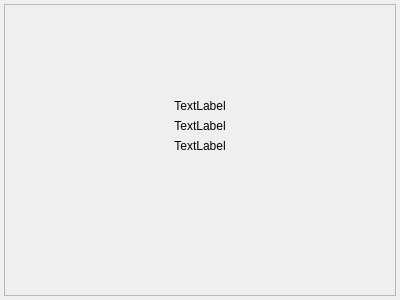
<?xml version="1.0" encoding="UTF-8"?>
<ui version="4.0">
 <class>about</class>
 <widget class="QWidget" name="about">
  <property name="geometry">
   <rect>
    <x>0</x>
    <y>0</y>
    <width>400</width>
    <height>300</height>
   </rect>
  </property>
  <property name="windowTitle">
   <string>Form</string>
  </property>
  <layout class="QVBoxLayout" name="verticalLayout_2">
   <property name="leftMargin">
    <number>4</number>
   </property>
   <property name="topMargin">
    <number>4</number>
   </property>
   <property name="rightMargin">
    <number>4</number>
   </property>
   <property name="bottomMargin">
    <number>4</number>
   </property>
   <item>
    <widget class="QFrame" name="m_frame">
     <property name="frameShape">
      <enum>QFrame::StyledPanel</enum>
     </property>
     <property name="frameShadow">
      <enum>QFrame::Raised</enum>
     </property>
     <layout class="QVBoxLayout" name="verticalLayout">
      <property name="topMargin">
       <number>36</number>
      </property>
      <property name="bottomMargin">
       <number>36</number>
      </property>
      <item>
       <widget class="QLabel" name="m_icon">
        <property name="minimumSize">
         <size>
          <width>172</width>
          <height>52</height>
         </size>
        </property>
        <property name="text">
         <string/>
        </property>
        <property name="pixmap">
         <pixmap resource="../../resources/resources.qrc">:/images/logo</pixmap>
        </property>
        <property name="alignment">
         <set>Qt::AlignCenter</set>
        </property>
       </widget>
      </item>
      <item>
       <widget class="QLabel" name="m_version">
        <property name="minimumSize">
         <size>
          <width>0</width>
          <height>0</height>
         </size>
        </property>
        <property name="text">
         <string>TextLabel</string>
        </property>
        <property name="alignment">
         <set>Qt::AlignCenter</set>
        </property>
       </widget>
      </item>
      <item>
       <widget class="QLabel" name="m_info">
        <property name="minimumSize">
         <size>
          <width>0</width>
          <height>0</height>
         </size>
        </property>
        <property name="text">
         <string>TextLabel</string>
        </property>
        <property name="alignment">
         <set>Qt::AlignCenter</set>
        </property>
       </widget>
      </item>
      <item>
       <widget class="QLabel" name="m_license">
        <property name="minimumSize">
         <size>
          <width>0</width>
          <height>0</height>
         </size>
        </property>
        <property name="text">
         <string>TextLabel</string>
        </property>
        <property name="alignment">
         <set>Qt::AlignCenter</set>
        </property>
       </widget>
      </item>
      <item>
       <spacer name="verticalSpacer">
        <property name="orientation">
         <enum>Qt::Vertical</enum>
        </property>
        <property name="sizeHint" stdset="0">
         <size>
          <width>20</width>
          <height>40</height>
         </size>
        </property>
       </spacer>
      </item>
     </layout>
    </widget>
   </item>
  </layout>
 </widget>
 <resources>
  <include location="../../resources/resources.qrc"/>
 </resources>
 <connections/>
</ui>
